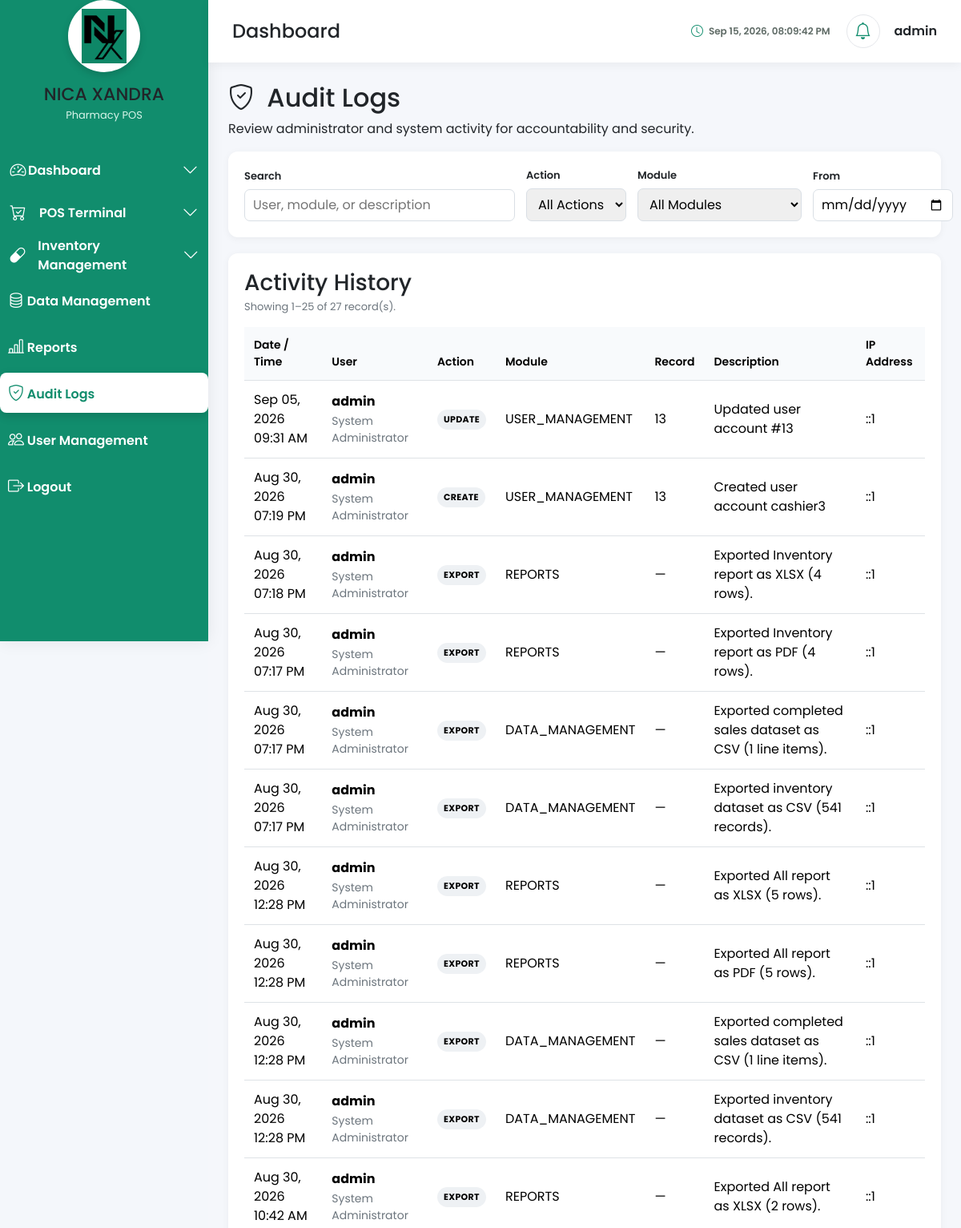
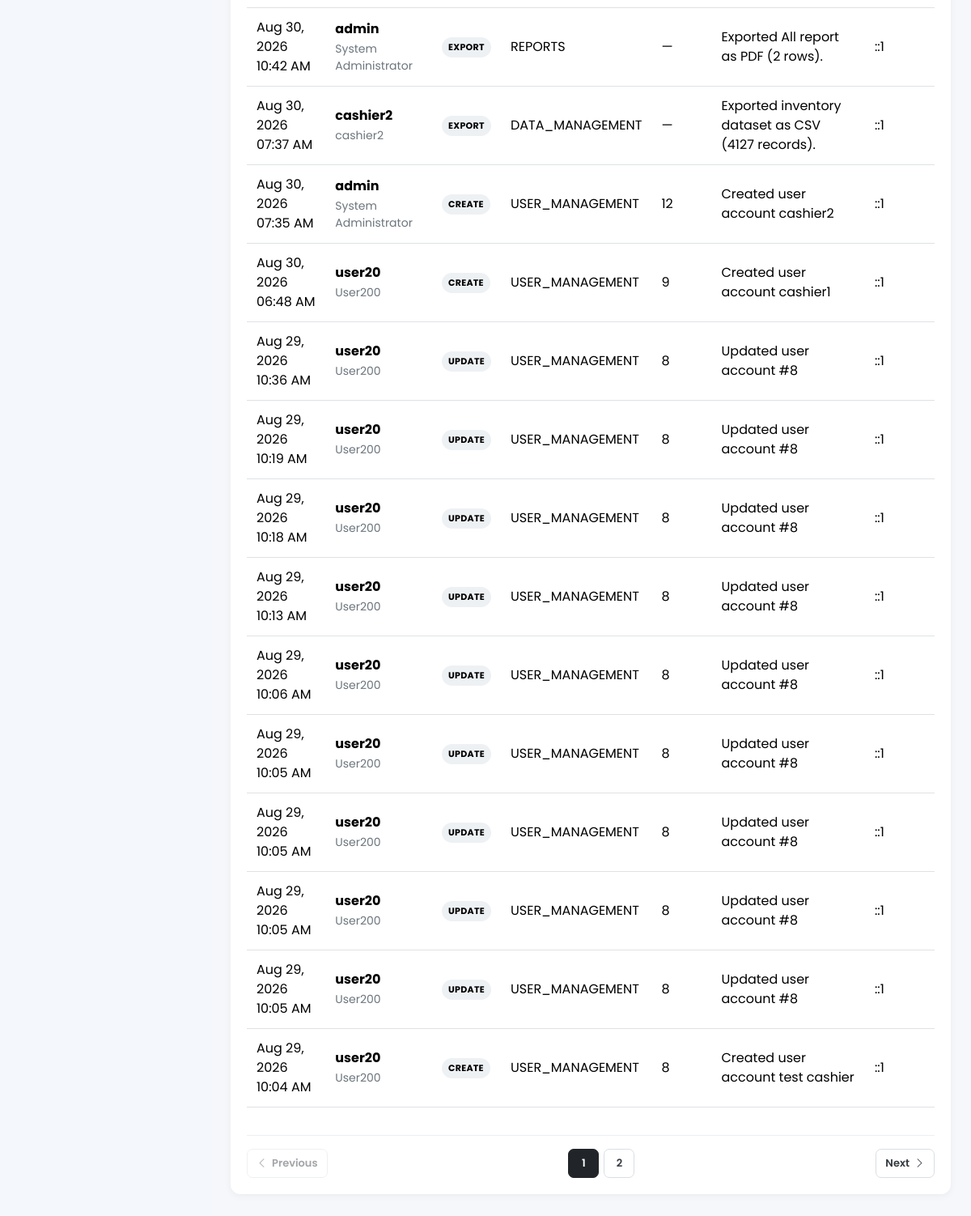
The app's page /app/dashboard/audit_logs/index.php (signed in) with its own data (2 pictures, top to bottom).
### tables this page shows
CREATE TABLE `audit_logs` (
  `audit_id` int(11) NOT NULL,
  `user_id` int(11) NOT NULL,
  `action_type` enum('CREATE','UPDATE','DELETE','LOGIN','LOGOUT','SALE','VOID','APPROVE','REJECT','IMPORT','EXPORT') NOT NULL,
  `module_name` varchar(100) NOT NULL,
  `record_id` int(11) DEFAULT NULL,
  `description` text NOT NULL,
  `ip_address` varchar(45) DEFAULT NULL,
  `user_agent` text DEFAULT NULL,
  `created_at` timestamp NOT NULL DEFAULT current_timestamp()
);

### app/Models/AuditLog.php (called while the page is built, shortened)
<?php
require_once __DIR__ . '/../../config/database.php';
class AuditLog
{
    private PDO $conn;
    public function __construct()
    {
        $database = new Database();
        $this->conn = $database->connect();
    }
    public function getLogs(array $filters = [], int $page = 1, int $perPage = 25): array
    {
        $page = max(1, $page);
        $perPage = max(1, min(100, $perPage));
        $offset = ($page - 1) * $perPage;
        [$whereSql, $params] = $this->buildFilterQuery($filters);
        $sql = "
            SELECT
                a.audit_id,
                a.user_id,
                COALESCE(u.username, 'Unknown / Deleted User') AS username,
                COALESCE(u.full_name, '—') AS full_name,
                a.action_type,
                a.module_name,
                a.record_id,
                a.description,
                a.ip_address,
                a.user_agent,
                a.created_at
            FROM audit_logs a
            LEFT JOIN users u
                ON u.user_id = a.user_id
            {$whereSql}
            ORDER BY a.created_at DESC, a.audit_id DESC
            LIMIT :limit OFFSET :offset
        ";
        $stmt = $this->conn->prepare($sql);
        $stmt->bindValue(':limit', $perPage, PDO::PARAM_INT);
        $stmt->bindValue(':offset', $offset, PDO::PARAM_INT);
        $stmt->execute();
        return $stmt->fetchAll(PDO::FETCH_ASSOC);
    }
    public function countLogs(array $filters = []): int
    {
        [$whereSql, $params] = $this->buildFilterQuery($filters);
        $sql = "
            SELECT COUNT(*)
            FROM audit_logs a
            LEFT JOIN users u
                ON u.user_id = a.user_id
            {$whereSql}
        ";
        $stmt = $this->conn->prepare($sql);
        $stmt->execute($params);
        return (int) $stmt->fetchColumn();
    }
    private function buildFilterQuery(array $filters): array
    {
        $where = [];
        $params = [];
        return [
            $where ? 'WHERE ' . implode(' AND ', $where) : '',
            $params,
        ];
    }
}

### config/database.php (called while the page is built, shortened)
<?php
class Database
{
    private string $host = "localhost";
    private string $db_name = "pharmacy_pos";
    private string $username = "root";
    private string $password = "";
    private ?PDO $connection = null;
    public function connect(): PDO
    {
        if ($this->connection === null) {
            $dsn = "mysql:host={$this->host};dbname={$this->db_name};charset=utf8mb4";
            try {
                $this->connection = new PDO(
                    $dsn,
                    $this->username,
                    $this->password,
                    [
                        PDO::ATTR_ERRMODE => PDO::ERRMODE_EXCEPTION,
                        PDO::ATTR_DEFAULT_FETCH_MODE => PDO::FETCH_ASSOC,
                        PDO::ATTR_EMULATE_PREPARES => false
                    ]
                );
            } catch (PDOException $e) {
                die(
                    "<h2>Database Connection Failed</h2>" .
                    "<p>" . htmlspecialchars($e->getMessage()) . "</p>"
                );
            }
        }
        return $this->connection;
    }
}

### app/Controllers/AuditLogController.php (called while the page is built, shortened)
<?php
require_once __DIR__ . '/../Models/AuditLog.php';
class AuditLogController
{
    private AuditLog $auditLog;
    public function __construct()
    {
        $this->auditLog = new AuditLog();
    }
    public function getLogs(array $filters = [], int $page = 1, int $perPage = 25): array
    {
        return $this->auditLog->getLogs($filters, $page, $perPage);
    }
    public function countLogs(array $filters = []): int
    {
        return $this->auditLog->countLogs($filters);
    }
}

### app/dashboard/audit_logs/index.php (the view, shortened to what this page needs)
<?php
require_once '../../Controllers/AuditLogController.php';
$controller = new AuditLogController();
$filters = [
    'action_type' => trim($_GET['action_type'] ?? ''),
    'module_name' => trim($_GET['module_name'] ?? ''),
    'date_from'   => trim($_GET['date_from'] ?? ''),
    'date_to'     => trim($_GET['date_to'] ?? ''),
    'search'      => trim($_GET['search'] ?? ''),
];
$perPage = 25;
$pageNumber = max(1, (int) ($_GET['page'] ?? 1));
$totalRecords = $controller->countLogs($filters);
$totalPages = max(1, (int) ceil($totalRecords / $perPage));
$logs = $controller->getLogs($filters, $pageNumber, $perPage);
$firstRecord = $totalRecords > 0 ? (($pageNumber - 1) * $perPage) + 1 : 0;
$lastRecord = min($pageNumber * $perPage, $totalRecords);
$queryForPagination = $filters;
require_once '../../../includes/header.php';
?>
<link rel="stylesheet" href="/pharmacy_pos/assets/css/dashboard.css">
<link rel="stylesheet" href="/pharmacy_pos/assets/css/sidebar.css">
<link rel="stylesheet" href="/pharmacy_pos/assets/css/navbar.css">
<link rel="stylesheet" href="/pharmacy_pos/assets/css/audit_logs.css">
<div class="dashboard-wrapper">
    <?php include '../../../includes/sidebar.php'; ?>
    <div class="main-content">
        <?php include '../../../includes/navbar.php'; ?>
        <div class="dashboard-content">
            <div class="page-header">
                <div>
                    <h2>
                        <i class="bi bi-shield-check me-2"></i>
                        Audit Logs
                    </h2>
                    <p>Review administrator and system activity for accountability and security.</p>
                </div>
            </div>
            <div class="audit-card">
                <form method="GET" class="audit-filters">
                    <div class="filter-group">
                        <label for="search">Search</label>
                        <input
                            type="text"
                            id="search"
                            name="search"
                            value="<?= htmlspecialchars($filters['search']) ?>"
                            placeholder="User, module, or description"
                        >
                    </div>
                    <div class="filter-group">
                        <label for="action_type">Action</label>
                        <select id="action_type" name="action_type">
                            <option value="">All Actions</option>
                        </select>
                    </div>
                    <div class="filter-group">
                        <label for="module_name">Module</label>
                        <select id="module_name" name="module_name">
                            <option value="">All Modules</option>
                        </select>
                    </div>
                    <div class="filter-group">
                        <label for="date_from">From</label>
                        <input
                            type="date"
                            id="date_from"
                            name="date_from"
                            value="<?= htmlspecialchars($filters['date_from']) ?>"
                        >
                    </div>
                </form>
            </div>
            <div class="audit-card">
                <div class="audit-table-header">
                    <div>
                        <h3>Activity History</h3>
                        <p>
                            <?php if ($totalRecords > 0): ?>
                                Showing <?= number_format($firstRecord) ?>–<?= number_format($lastRecord) ?>
                                of <?= number_format($totalRecords) ?> record(s).
                            <?php else: ?>
                                No records found.
                            <?php endif; ?>
                        </p>
                    </div>
                </div>
                <div class="table-responsive">
                    <table class="table audit-table">
                        <thead>
                            <tr>
                                <th>Date / Time</th>
                                <th>User</th>
                                <th>Action</th>
                                <th>Module</th>
                                <th>Record</th>
                                <th>Description</th>
                                <th>IP Address</th>
                            </tr>
                        </thead>
                        <tbody>
                            <?php if (!$logs): ?>
                                <tr>
                                    <td colspan="7" class="empty-state">
                                        <i class="bi bi-shield-check"></i>
                                        <div>No audit records found.</div>
                                    </td>
                                </tr>
                            <?php else: ?>
                                <?php foreach ($logs as $log): ?>
                                    <tr>
                                        <td>
                                            <?= htmlspecialchars(date('M d, Y h:i A', strtotime($log['created_at']))) ?>
                                        </td>
                                        <td>
                                            <strong><?= htmlspecialchars($log['username']) ?></strong>
                                            <small><?= htmlspecialchars($log['full_name']) ?></small>
                                        </td>
                                        <td>
                                            <span class="action-badge action-<?= strtolower(htmlspecialchars($log['action_type'])) ?>">
                                                <?= htmlspecialchars($log['action_type']) ?>
                                            </span>
                                        </td>
                                        <td><?= htmlspecialchars($log['module_name']) ?></td>
                                        <td><?= $log['record_id'] !== null ? htmlspecialchars((string) $log['record_id']) : '—' ?></td>
                                        <td><?= htmlspecialchars($log['description']) ?></td>
                                        <td><?= htmlspecialchars($log['ip_address'] ?? '—') ?></td>
                                    </tr>
                                <?php endforeach; ?>
                            <?php endif; ?>
                        </tbody>
                    </table>
                </div>
                <?php if ($totalPages > 1): ?>
                    <nav class="audit-pagination" aria-label="Audit log pagination">
                        <?php if ($pageNumber > 1): ?>
                            <?php $queryForPagination['page'] = $pageNumber - 1; ?>
                            <a class="pagination-link" href="?<?= htmlspecialchars(http_build_query($queryForPagination)) ?>">
                                <i class="bi bi-chevron-left"></i>
                                Previous
                            </a>
                        <?php else: ?>
                            <span class="pagination-link disabled">
                                <i class="bi bi-chevron-left"></i>
                                Previous
                            </span>
                        <?php endif; ?>
                        <div class="pagination-pages">
                            <?php
                            $startPage = max(1, $pageNumber - 2);
                            $endPage = min($totalPages, $pageNumber + 2);
                            ?>
                            <?php for ($p = $startPage; $p <= $endPage; $p++): ?>
                                <?php $queryForPagination['page'] = $p; ?>
                                <?php if ($p === $pageNumber): ?>
                                    <span class="pagination-link active"><?= $p ?></span>
                                <?php else: ?>
                                    <a class="pagination-link" href="?<?= htmlspecialchars(http_build_query($queryForPagination)) ?>"><?= $p ?></a>
                                <?php endif; ?>
                            <?php endfor; ?>
                        </div>
                        <?php if ($pageNumber < $totalPages): ?>
                            <?php $queryForPagination['page'] = $pageNumber + 1; ?>
                            <a class="pagination-link" href="?<?= htmlspecialchars(http_build_query($queryForPagination)) ?>">
                                Next
                                <i class="bi bi-chevron-right"></i>
                            </a>
                        <?php endif; ?>
                    </nav>
                <?php endif; ?>
            </div>
        </div>
    </div>
</div>
<?php require_once '../../../includes/footer.php'; ?>

### records on screen
audit_logs: created_at "Sep 05, 2026 09:31 AM", username "admin", full_name "System Administrator", action_type "UPDATE", module_name "USER_MANAGEMENT", record "13", description "Updated user account #13", ip_address "::1"
audit_logs: created_at "Aug 30, 2026 07:19 PM", username "admin", full_name "System Administrator", action_type "CREATE", module_name "USER_MANAGEMENT", record "13", description "Created user account cashier3", ip_address "::1"
audit_logs: created_at "Aug 30, 2026 07:18 PM", username "admin", full_name "System Administrator", action_type "EXPORT", module_name "REPORTS", description "Exported Inventory report as XLSX (4 rows).", ip_address "::1"
audit_logs: created_at "Aug 30, 2026 07:17 PM", username "admin", full_name "System Administrator", action_type "EXPORT", module_name "REPORTS", description "Exported Inventory report as PDF (4 rows).", ip_address "::1"
audit_logs: created_at "Aug 30, 2026 07:17 PM", username "admin", full_name "System Administrator", action_type "EXPORT", module_name "DATA_MANAGEMENT", description "Exported completed sales dataset as CSV (1 line items).", ip_address "::1"
audit_logs: created_at "Aug 30, 2026 07:17 PM", username "admin", full_name "System Administrator", action_type "EXPORT", module_name "DATA_MANAGEMENT", description "Exported inventory dataset as CSV (541 records).", ip_address "::1"
audit_logs: created_at "Aug 30, 2026 12:28 PM", username "admin", full_name "System Administrator", action_type "EXPORT", module_name "REPORTS", description "Exported All report as XLSX (5 rows).", ip_address "::1"
audit_logs: created_at "Aug 30, 2026 12:28 PM", username "admin", full_name "System Administrator", action_type "EXPORT", module_name "REPORTS", description "Exported All report as PDF (5 rows).", ip_address "::1"
audit_logs: created_at "Aug 30, 2026 12:28 PM", username "admin", full_name "System Administrator", action_type "EXPORT", module_name "DATA_MANAGEMENT", description "Exported completed sales dataset as CSV (1 line items).", ip_address "::1"
audit_logs: created_at "Aug 30, 2026 12:28 PM", username "admin", full_name "System Administrator", action_type "EXPORT", module_name "DATA_MANAGEMENT", description "Exported inventory dataset as CSV (541 records).", ip_address "::1"
audit_logs: created_at "Aug 30, 2026 10:42 AM", username "admin", full_name "System Administrator", action_type "EXPORT", module_name "REPORTS", description "Exported All report as XLSX (2 rows).", ip_address "::1"
audit_logs: created_at "Aug 30, 2026 10:42 AM", username "admin", full_name "System Administrator", action_type "EXPORT", module_name "REPORTS", description "Exported All report as PDF (2 rows).", ip_address "::1"
audit_logs: created_at "Aug 30, 2026 07:37 AM", username "cashier2", full_name "cashier2", action_type "EXPORT", module_name "DATA_MANAGEMENT", description "Exported inventory dataset as CSV (4127 records).", ip_address "::1"
audit_logs: created_at "Aug 30, 2026 07:35 AM", username "admin", full_name "System Administrator", action_type "CREATE", module_name "USER_MANAGEMENT", record "12", description "Created user account cashier2", ip_address "::1"
audit_logs: created_at "Aug 30, 2026 06:48 AM", username "user20", full_name "User200", action_type "CREATE", module_name "USER_MANAGEMENT", record "9", description "Created user account cashier1", ip_address "::1"
audit_logs: created_at "Aug 29, 2026 10:36 AM", username "user20", full_name "User200", action_type "UPDATE", module_name "USER_MANAGEMENT", record "8", description "Updated user account #8", ip_address "::1"
audit_logs: created_at "Aug 29, 2026 10:19 AM", username "user20", full_name "User200", action_type "UPDATE", module_name "USER_MANAGEMENT", record "8", description "Updated user account #8", ip_address "::1"
audit_logs: created_at "Aug 29, 2026 10:18 AM", username "user20", full_name "User200", action_type "UPDATE", module_name "USER_MANAGEMENT", record "8", description "Updated user account #8", ip_address "::1"
audit_logs: created_at "Aug 29, 2026 10:13 AM", username "user20", full_name "User200", action_type "UPDATE", module_name "USER_MANAGEMENT", record "8", description "Updated user account #8", ip_address "::1"
audit_logs: created_at "Aug 29, 2026 10:06 AM", username "user20", full_name "User200", action_type "UPDATE", module_name "USER_MANAGEMENT", record "8", description "Updated user account #8", ip_address "::1"
audit_logs: created_at "Aug 29, 2026 10:05 AM", username "user20", full_name "User200", action_type "UPDATE", module_name "USER_MANAGEMENT", record "8", description "Updated user account #8", ip_address "::1"
audit_logs: created_at "Aug 29, 2026 10:05 AM", username "user20", full_name "User200", action_type "UPDATE", module_name "USER_MANAGEMENT", record "8", description "Updated user account #8", ip_address "::1"
audit_logs: created_at "Aug 29, 2026 10:05 AM", username "user20", full_name "User200", action_type "UPDATE", module_name "USER_MANAGEMENT", record "8", description "Updated user account #8", ip_address "::1"
audit_logs: created_at "Aug 29, 2026 10:05 AM", username "user20", full_name "User200", action_type "UPDATE", module_name "USER_MANAGEMENT", record "8", description "Updated user account #8", ip_address "::1"
audit_logs: created_at "Aug 29, 2026 10:04 AM", username "user20", full_name "User200", action_type "CREATE", module_name "USER_MANAGEMENT", record "8", description "Created user account test cashier", ip_address "::1"

### other values on screen
$_SESSION['username'] "admin"
$firstRecord "1"
$lastRecord "25"
$totalRecords "27"
